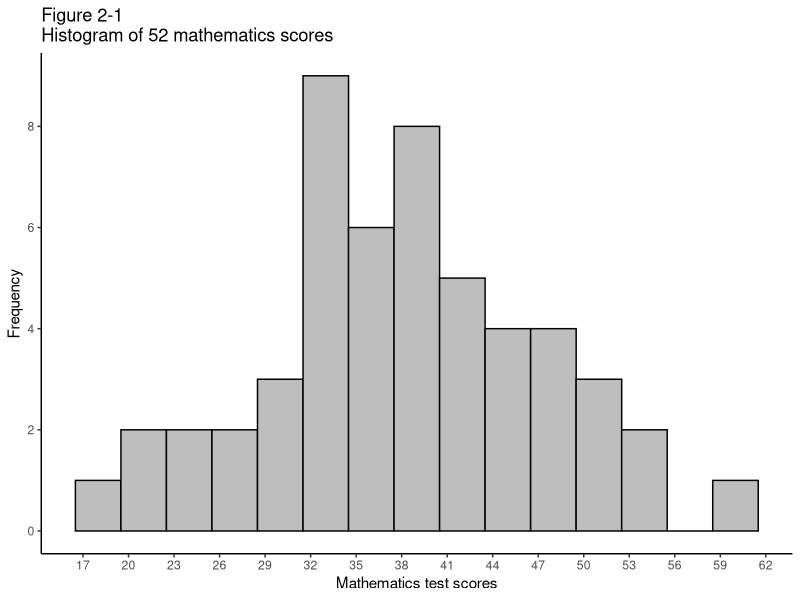
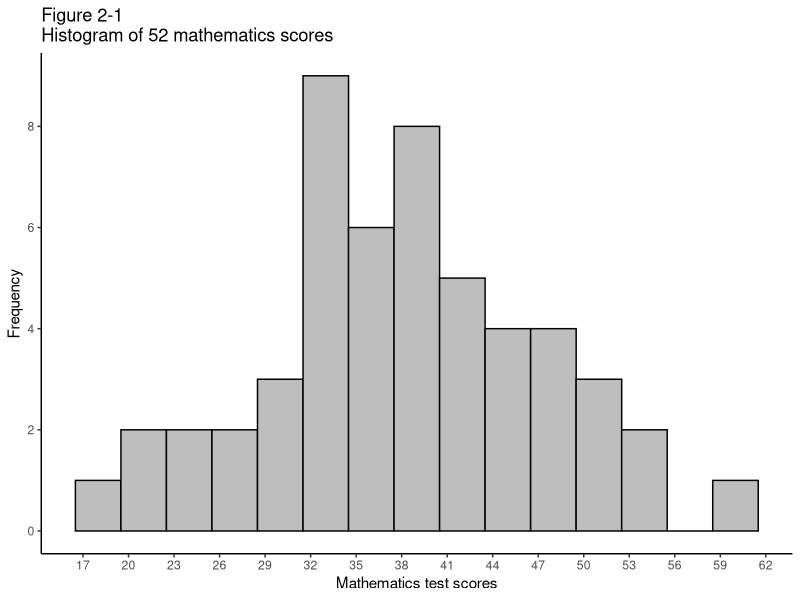
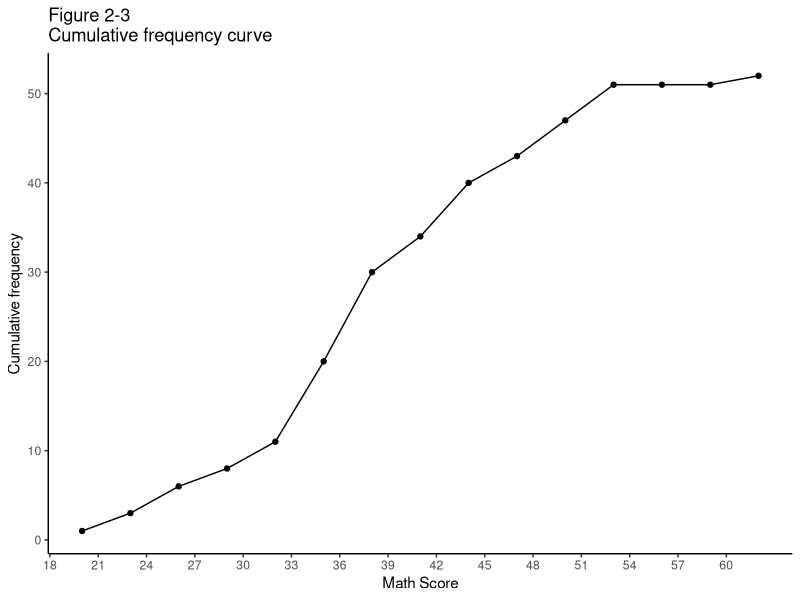
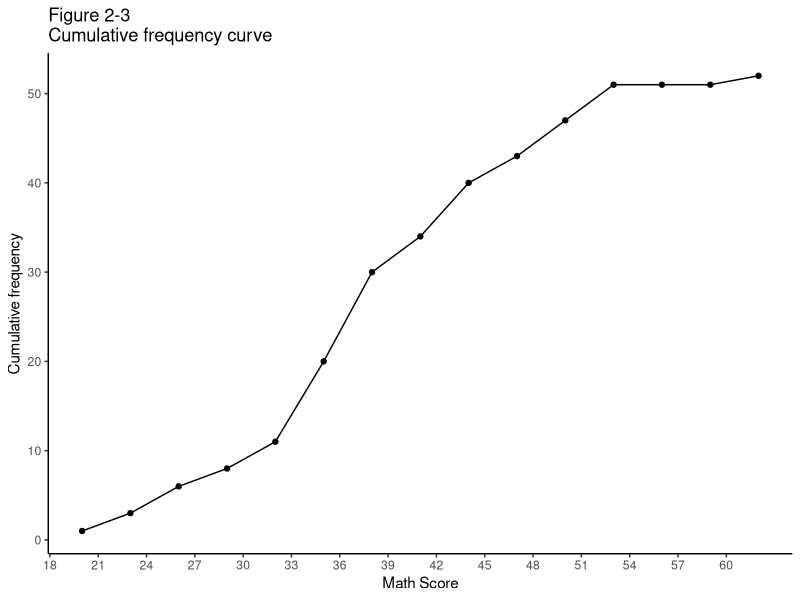
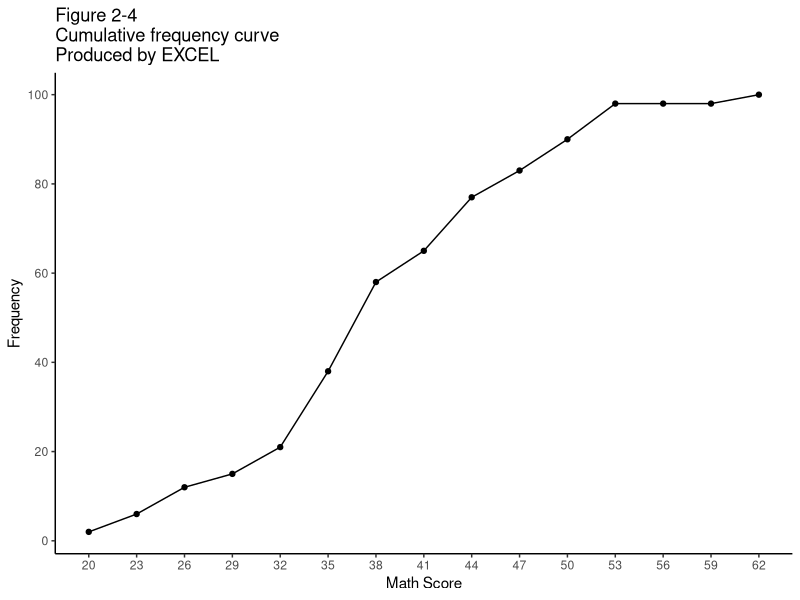
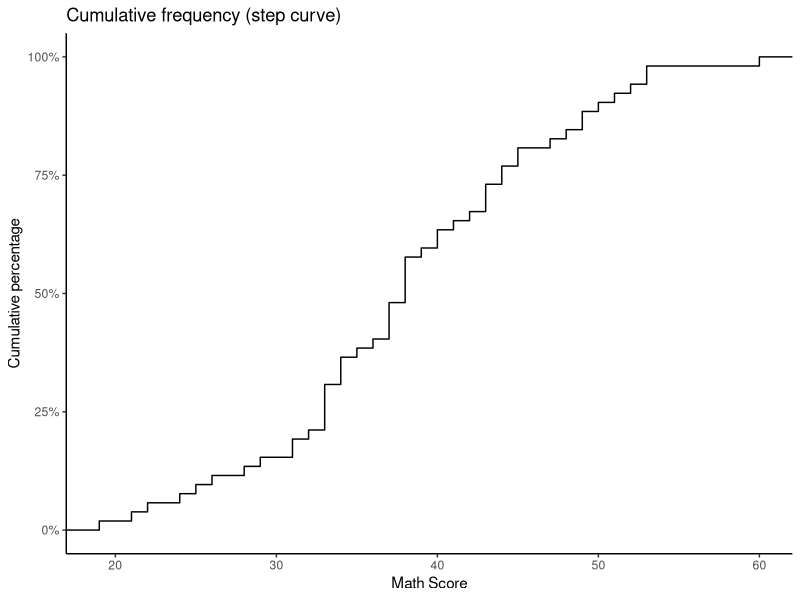
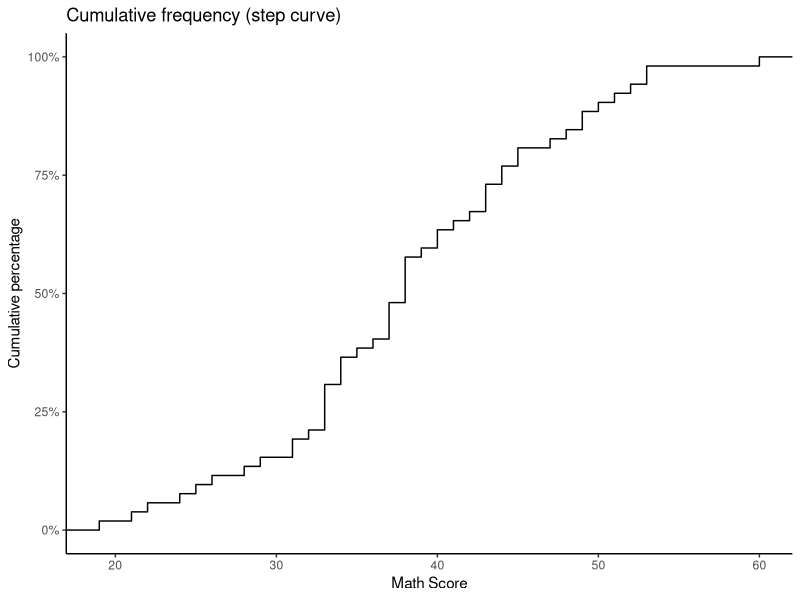

These charts were generated, in order, by the following R code:
## ---- chunk 1

## CLEAR WORKSPACE ####
rm(list=ls())

## LOAD PACKAGES ####
library(tidyverse)

## READ IN DATA ####
# read data from your own computer
Table.2.1 <- read_csv(file = "Table.2.1_clean.csv") 
## ---- chunk 2
Table.2.1
## ---- chunk 3
# Display the frequency of math scores on Console

table(Table.2.1$Math)
## ---- chunk 4
# Produce the Frequency Distribution as an object
Table.2.2 <-cbind(Freq=table(Table.2.1$Math))

# Display Table.2.2 on Console vertically (Note: 31 levels)
Table.2.2
## ---- chunk 5
# Define 42 levels between 19 & 60
Table.2.2 <- factor(Table.2.1$Math, levels = c(60:19)) 

# Make Table.2.2 a vertically shown object
Table.2.2 <- cbind(Freq=table(Table.2.2)) 

# Make Table.2.2 a data frame (was a vector)
Table.2.2 <- data.frame(Table.2.2)

# Add a second column using the row names (60 - 19)
Table.2.2 <- Table.2.2 %>%
  mutate(Table.2.2, ScoreX = row.names(Table.2.2), .before = 1) 
## ---- chunk 6
Table.2.2 # Display on Console
## ---- chunk 7
# create a vector called "bins", counting by threes
bins <- seq(17, 62, by=3) 
# NOTE: Starting at 17 lines up with Thorndike

# Then create a vector called "Interval"
Interval <- cut(Table.2.1$Math, bins)
# The "cut()" command divides the range of Table.2.1$Math into intervals and codes the values in x according to which interval they fall.

table(Interval) # Produces a horizontal table

# transform() makes a vertical table like Table.2.3
Table.2.3 <- transform(table(Interval))
## ---- chunk 8

# Display on console
arrange(Table.2.3, desc(Interval)) 
# Note that arrange() and desc() reorder the table from high to low
## ---- chunk 9
# Create data frame of Math scores
# Note: There are much more elegant ways to do this.
Table.2.4 <- data.frame(Table.2.3) %>% 
  mutate(Cumulative_Frequency = cumsum(Freq)) %>% 
  mutate(Cumulative_Percent = round(100*cumsum(Freq)/52))
## ---- chunk 10
arrange(Table.2.4, desc(Interval)) 
## ---- chunk 11
# Histogram of Math
math.hist = ggplot(Table.2.1, aes(x = Math, y = ..count..)) +
  geom_histogram(binwidth = 3, color = "black", fill = "grey") + 
  theme_classic() +
  labs(x = "Mathematics test scores",
       y = "Frequency") +
  scale_x_continuous(breaks = 17 + c(0:15)*3) +
  scale_y_continuous(breaks = 0 + c(0:6)*2) + 
  ggtitle("Figure 2-1\nHistogram of 52 mathematics scores")

math.hist # display the figure
## ---- chunk 12
math.hist # display the figure
## ---- chunk 13
# Again, this is one way of approaching it. Not super elegant though
MathByThrees <- data.frame(Table.2.4) %>%
  mutate(Threes = 20 + c(0:14)*3) 

# Figure 2-3
ggplot(MathByThrees, aes(x=Threes, y=Cumulative_Frequency)) +
  geom_line() +
  geom_point() +
  theme_classic() +
  labs(x = "Math Score",
       y = "Cumulative frequency") +
  ggtitle("Figure 2-3\nCumulative frequency curve") +
  scale_x_continuous(breaks = 18 + c(0:14)*3)
## ---- chunk 14
ggplot(MathByThrees, aes(x=Threes, y=Cumulative_Frequency)) +
  geom_line() +
  geom_point() +
  theme_classic() +
  labs(x = "Math Score",
       y = "Cumulative frequency") +
  ggtitle("Figure 2-3\nCumulative frequency curve") +
  scale_x_continuous(breaks = 18 + c(0:14)*3)
## ---- chunk 15

ggplot(MathByThrees, aes(x=Threes, y=Cumulative_Percent)) +
  geom_line() +
  geom_point() +
  theme_classic() +
  labs(x = "Math Score",
       y = "Frequency") +
  scale_x_continuous(breaks = 20 + c(0:14)*3) +
  scale_y_continuous(breaks = 0 + c(0:5)*20) + 
  ggtitle("Figure 2-4\nCumulative frequency curve\nProduced by EXCEL")
## ---- chunk 16
ggplot(Table.2.1) +
  stat_ecdf(aes(x=Math)) + 
  #Produce empirical cumulative density function
  scale_y_continuous(labels = scales::percent) + 
  #change from proportion to percentage
  theme_classic() +
  labs(x = "Math Score",
       y = "Cumulative percentage") +
  ggtitle("Cumulative frequency (step curve)") 
## ---- chunk 17
ggplot(Table.2.1) +
  stat_ecdf(aes(x=Math)) + 
  #Produce empirical cumulative density function
  scale_y_continuous(labels = scales::percent) + 
  #change from proportion to percentage
  theme_classic() +
  labs(x = "Math Score",
       y = "Cumulative percentage") +
  ggtitle("Cumulative frequency (step curve)") 
